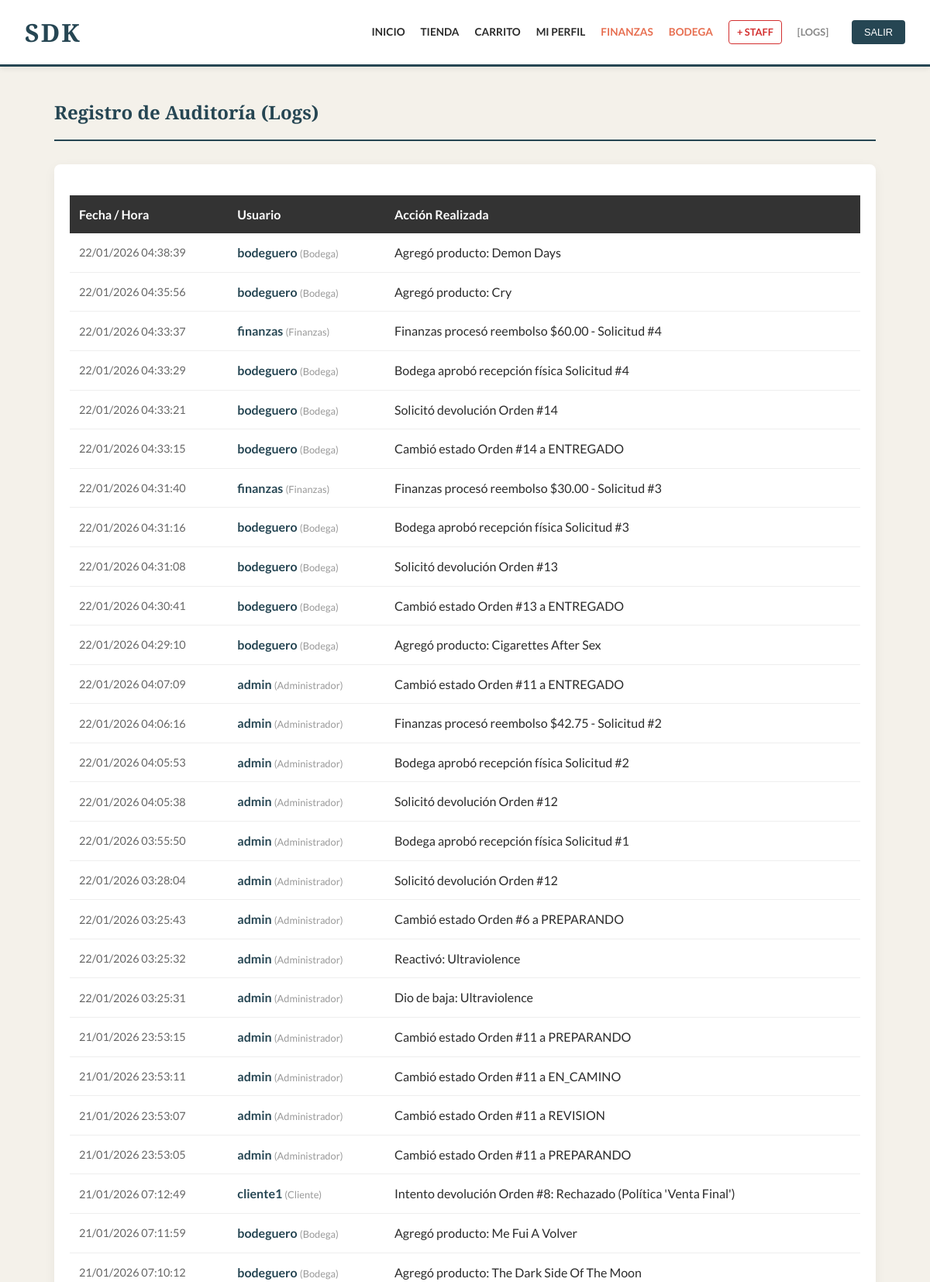
The app's page /gestion/logs/ (signed in, upper part) with its own data.
### tienda/models.py (models this page shows, shortened)
class LogAuditoria(models.Model):
    usuario = models.ForeignKey(User, on_delete=models.SET_NULL, null=True)
    accion = models.CharField(max_length=255)
    fecha = models.DateTimeField(auto_now_add=True)

### tienda/views.py (the view)
# urls.py: path('gestion/logs/', views.vistaLogs, name='ver_logs'),
@user_passes_test(lambda u: u.is_superuser)
def vistaLogs(request):
    logs = LogAuditoria.objects.all().order_by('-fecha')[:100]
    return render(request, 'tienda/admin_logs.html', {'logs': logs})

### tienda/templatetags/roles.py (called while the page is built)
@register.filter(name='tiene_rol')
def tiene_rol(user, nombre_grupo):
    if user.is_superuser:
        return True
    return user.groups.filter(name=nombre_grupo).exists()

### tienda/templates/tienda/admin_logs.html
{% extends 'tienda/base.html' %}
{% block content %}
<h2 style="border-bottom: 2px solid var(--secundario); padding-bottom: 15px; margin-bottom: 30px;">
    Registro de Auditoría (Logs)
</h2>
<div style="background: #fff; padding: 20px; border-radius: 8px; box-shadow: 0 4px 15px rgba(0,0,0,0.05);">
    <table style="width: 100%; border-collapse: collapse;">
        <thead>
            <tr style="background: #333; color: #fff;">
                <th style="padding: 12px; text-align: left;">Fecha / Hora</th>
                <th style="padding: 12px; text-align: left;">Usuario</th>
                <th style="padding: 12px; text-align: left;">Acción Realizada</th>
            </tr>
        </thead>
        <tbody>
            {% for log in logs %}
            <tr style="border-bottom: 1px solid #eee;">
                <td style="padding: 12px; color: #666; font-size: 0.9rem;">
                    {{ log.fecha|date:"d/m/Y H:i:s" }}
                </td>
                <td style="padding: 12px; font-weight: bold; color: var(--secundario);">
                    {% if log.usuario %}
                        {{ log.usuario.username }}
                        <span style="font-weight: normal; font-size: 0.8rem; color: #999;">
                            ({{ log.usuario.groups.first.name|default:"Sin Rol" }})
                        </span>
                    {% else %}
                        Anónimo
                    {% endif %}
                </td>
                <td style="padding: 12px;">
                    {{ log.accion }}
                </td>
            </tr>
            {% empty %}
            <tr>
                <td colspan="3" style="padding: 30px; text-align: center; color: #999;">
                    El sistema está limpio. No hay registros aún.
                </td>
            </tr>
            {% endfor %}
        </tbody>
    </table>
</div>
{% endblock %}

### tienda/templates/tienda/base.html (style rules this page uses)
:root { --fondo: #f4f1ea; --texto: #2b2b2b; --acento: #e76f51; --secundario: #264653; --borde: #dcd6cc; }
body { font-family: 'Lato', sans-serif; background-color: var(--fondo); color: var(--texto); margin: 0; line-height: 1.6; min-height: 100vh; display: flex; flex-direction: column; }
h1, h2, h3 { font-family: 'Playfair Display', serif; color: var(--secundario); margin-top: 0; }
table { width: 100%; border-collapse: collapse; margin-top: 20px; background: #fff; }

### records on screen
LogAuditoria: fecha "22/01/2026 04:38:39", usuario.username "bodeguero", usuario.groups.first.name "Bodega", accion "Agregó producto: Demon Days"
LogAuditoria: fecha "22/01/2026 04:35:56", usuario.username "bodeguero", usuario.groups.first.name "Bodega", accion "Agregó producto: Cry"
LogAuditoria: fecha "22/01/2026 04:33:37", usuario.username "finanzas", usuario.groups.first.name "Finanzas", accion "Finanzas procesó reembolso $60.00 - Solicitud #4"
LogAuditoria: fecha "22/01/2026 04:33:29", usuario.username "bodeguero", usuario.groups.first.name "Bodega", accion "Bodega aprobó recepción física Solicitud #4"
LogAuditoria: fecha "22/01/2026 04:33:21", usuario.username "bodeguero", usuario.groups.first.name "Bodega", accion "Solicitó devolución Orden #14"
LogAuditoria: fecha "22/01/2026 04:33:15", usuario.username "bodeguero", usuario.groups.first.name "Bodega", accion "Cambió estado Orden #14 a ENTREGADO"
LogAuditoria: fecha "22/01/2026 04:31:40", usuario.username "finanzas", usuario.groups.first.name "Finanzas", accion "Finanzas procesó reembolso $30.00 - Solicitud #3"
LogAuditoria: fecha "22/01/2026 04:31:16", usuario.username "bodeguero", usuario.groups.first.name "Bodega", accion "Bodega aprobó recepción física Solicitud #3"
LogAuditoria: fecha "22/01/2026 04:31:08", usuario.username "bodeguero", usuario.groups.first.name "Bodega", accion "Solicitó devolución Orden #13"
LogAuditoria: fecha "22/01/2026 04:30:41", usuario.username "bodeguero", usuario.groups.first.name "Bodega", accion "Cambió estado Orden #13 a ENTREGADO"
LogAuditoria: fecha "22/01/2026 04:29:10", usuario.username "bodeguero", usuario.groups.first.name "Bodega", accion "Agregó producto: Cigarettes After Sex"
LogAuditoria: fecha "22/01/2026 04:07:09", usuario.username "admin", usuario.groups.first.name "Administrador", accion "Cambió estado Orden #11 a ENTREGADO"
LogAuditoria: fecha "22/01/2026 04:06:16", usuario.username "admin", usuario.groups.first.name "Administrador", accion "Finanzas procesó reembolso $42.75 - Solicitud #2"
LogAuditoria: fecha "22/01/2026 04:05:53", usuario.username "admin", usuario.groups.first.name "Administrador", accion "Bodega aprobó recepción física Solicitud #2"
LogAuditoria: fecha "22/01/2026 04:05:38", usuario.username "admin", usuario.groups.first.name "Administrador", accion "Solicitó devolución Orden #12"
LogAuditoria: fecha "22/01/2026 03:55:50", usuario.username "admin", usuario.groups.first.name "Administrador", accion "Bodega aprobó recepción física Solicitud #1"
LogAuditoria: fecha "22/01/2026 03:28:04", usuario.username "admin", usuario.groups.first.name "Administrador", accion "Solicitó devolución Orden #12"
LogAuditoria: fecha "22/01/2026 03:25:43", usuario.username "admin", usuario.groups.first.name "Administrador", accion "Cambió estado Orden #6 a PREPARANDO"
LogAuditoria: fecha "22/01/2026 03:25:32", usuario.username "admin", usuario.groups.first.name "Administrador", accion "Reactivó: Ultraviolence"
LogAuditoria: fecha "22/01/2026 03:25:31", usuario.username "admin", usuario.groups.first.name "Administrador", accion "Dio de baja: Ultraviolence"
LogAuditoria: fecha "21/01/2026 23:53:15", usuario.username "admin", usuario.groups.first.name "Administrador", accion "Cambió estado Orden #11 a PREPARANDO"
LogAuditoria: fecha "21/01/2026 23:53:11", usuario.username "admin", usuario.groups.first.name "Administrador", accion "Cambió estado Orden #11 a EN_CAMINO"
LogAuditoria: fecha "21/01/2026 23:53:07", usuario.username "admin", usuario.groups.first.name "Administrador", accion "Cambió estado Orden #11 a REVISION"
LogAuditoria: fecha "21/01/2026 23:53:05", usuario.username "admin", usuario.groups.first.name "Administrador", accion "Cambió estado Orden #11 a PREPARANDO"
LogAuditoria: fecha "21/01/2026 07:12:49", usuario.username "cliente1", usuario.groups.first.name "Cliente", accion "Intento devolución Orden #8: Rechazado (Política 'Venta Final')"
LogAuditoria: fecha "21/01/2026 07:11:59", usuario.username "bodeguero", usuario.groups.first.name "Bodega", accion "Agregó producto: Me Fui A Volver"
LogAuditoria: fecha "21/01/2026 07:10:12", usuario.username "bodeguero", usuario.groups.first.name "Bodega", accion "Agregó producto: The Dark Side Of The Moon"
